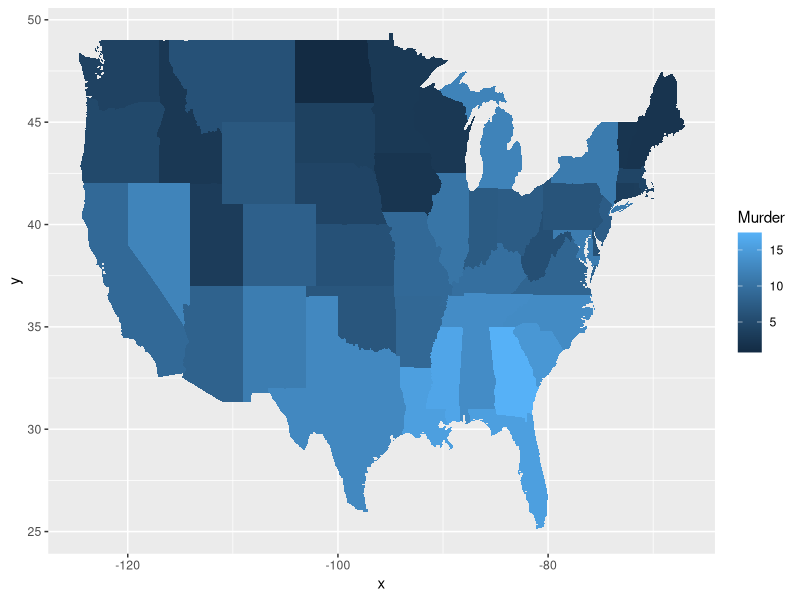
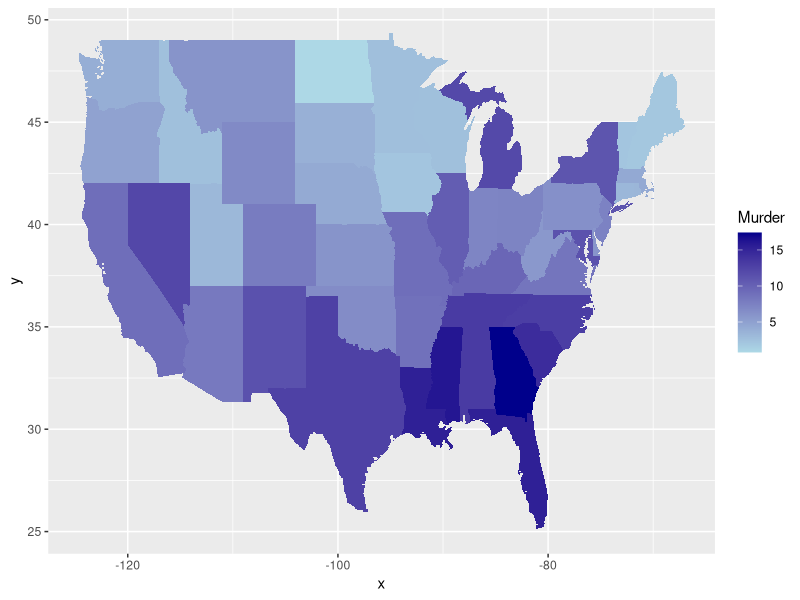
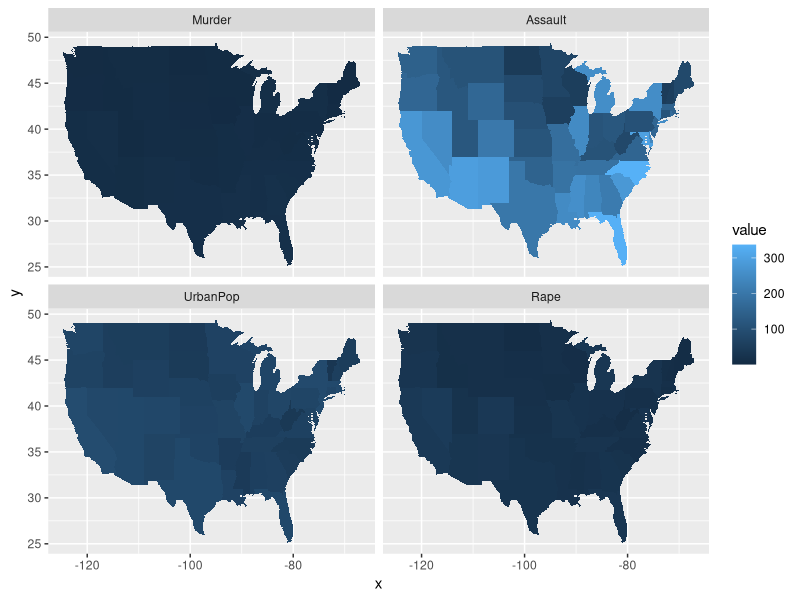
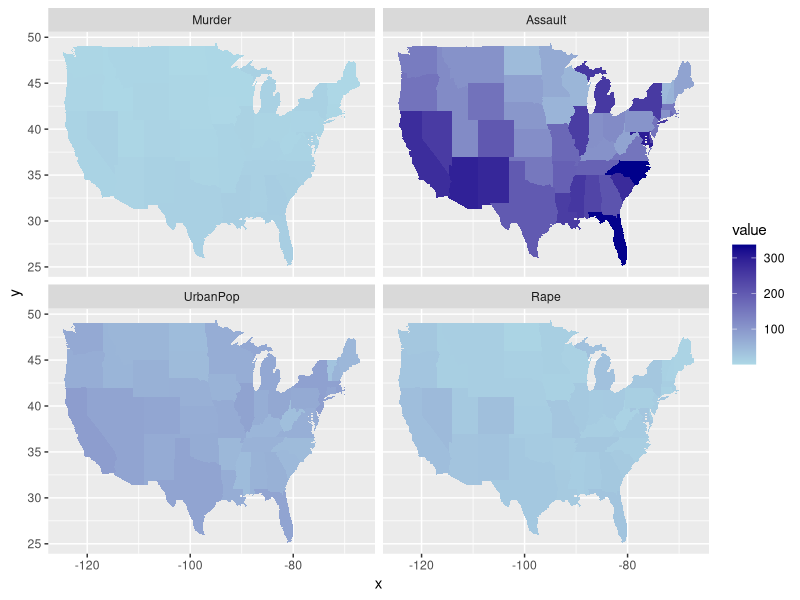

The R script that drew these images, in order: (Note: this script raises an error after producing the figures.)
library(reshape2)
library(maps)
library(sqldf)
library(ggplot2)

crimes <- data.frame(state = tolower(rownames(USArrests)), USArrests)
head(crimes)
crimesm <- melt(crimes, id = 1)

states_map <- map_data("state")


ggplot(crimes, aes(map_id = state)) +  geom_map(aes(fill = Murder), map = states_map) +
  expand_limits(x = states_map$long, y = states_map$lat)


ggplot(crimes, aes(map_id = state)) +  geom_map(aes(fill = Murder), map = states_map) +
  expand_limits(x = states_map$long, y = states_map$lat)+
  scale_fill_gradientn(colors=c('lightblue','darkblue'))


ggplot(crimesm, aes(map_id = state)) +    geom_map(aes(fill = value), map = states_map) +
  expand_limits(x = states_map$long, y = states_map$lat) +  
  facet_wrap( ~ variable)

ggplot(crimesm, aes(map_id = state)) +    geom_map(aes(fill = value), map = states_map) +
  expand_limits(x = states_map$long, y = states_map$lat) +  
  scale_fill_gradientn(colors=c('lightblue','darkblue'))+
  facet_wrap( ~ variable)

############################## Exercise ###################

#########
##set this R file dir as current dir
current_path = rstudioapi::getActiveDocumentContext()$path 
setwd(dirname(current_path ))
olympicdata<-  read.csv( 'OlympicGames.csv'  ,  sep= ','  , header=T  )
df<-olympicdata
head(df)

resultsmedalsgold<-sqldf("select country, count(Medal) as gold from olympicdata where Medal=='gold' group by country ORDER BY -gold")
head(resultsmedalsgold)
world_map <- map_data("world")

gg<-ggplot(world_map, aes(map_id = region)) +
  geom_map(data=world_map, map = world_map)

gg +
  geom_map(data=resultsmedalsgold,aes(fill = gold,map_id = Country), map = world_map) +
  expand_limits(x = world_map$long, y = world_map$lat)

###we can use other projections using coord_map but we will need to install mapproj

g<-gg +
  geom_map(data=resultsmedalsgold,aes(fill = gold,map_id = Country), map = world_map) +
  expand_limits(x = c(-180,180), y = c(-80,80)) +
  coord_map("mercator")
g

g1 <- g + coord_map("gall",lat=45)
g1

g2 <- g + coord_map("gilbert")
g2



#########Questions


####1)	What country has won most Silver medals since 2000?
### Convert United States to USA to be in conformity of world map naming convention
olympicdata[olympicdata$Country == "United States", ]$Country = "USA"

countryMostSilverMedals<-sqldf("SELECT country, count(Medal) AS silver 
                                FROM olympicdata 
                                WHERE Medal=='silver' AND Year >= 2000 
                                GROUP BY country 
                                ORDER BY -silver") # first item on this dataset will be the one with most silver medals

# create extra column to find country with most silver medals
countryMostSilverMedals["HasMostSilverMedals"] = "No"
countryMostSilverMedals[1,"HasMostSilverMedals"] = "Yes"
countryMostSilverMedals[, "HasMostSilverMedals"] = as.factor(countryMostSilverMedals[, "HasMostSilverMedals"])
head(countryMostSilverMedals)
world_map <- map_data("world")

gg<-ggplot(world_map, aes(map_id = region)) +
  geom_map(data=world_map, map = world_map)

gg +
  geom_map(data=countryMostSilverMedals,
           aes(fill = silver,
               map_id = Country, 
               color = HasMostSilverMedals), 
           map = world_map) +
  expand_limits(x = world_map$long, 
                y = world_map$lat) + 
  scale_color_manual(values = c('Yes' = 'red', 'No' = NA)) +
  ggtitle("Total olympic silver medals per country")  

ggsave("1_Total olympic silver medals per country.pdf")

####2)	How is the gender balance amongst the United States gold medalist?
usaGoldMedalByGender<-sqldf("SELECT Gender, 
                                    count(Medal) as medals
                               FROM olympicdata 
                               WHERE Medal=='gold' 
                               AND (Gender == 'Men' OR Gender == 'Women') 
                               group by gender ORDER BY -medals")

usaGoldMedalByGender
ggplot(usaGoldMedalByGender, aes(x=Gender, y=medals, fill=Gender)) +
  geom_bar(stat="identity")+theme_minimal() + 
  scale_fill_manual(values = c('Men' = 'blue', 'Women' = 'red')) +
  ggtitle("Total olympic gold medals per gender in USA")  

ggsave("2_Total olympic gold medals per gender in USA.pdf")

####3)	What are the best sports for Sweden, USA, Austria and Switzerland?
#here I'll use total gold medals as criteria and 2 top sports
getCountry2TopSport <- function(countryName) {
  query = sprintf("SELECT Sport, 
                        Country,
                        count(Medal) as medals
                 FROM olympicdata 
                 WHERE Medal=='gold'
                 AND   Country = '%s'
                 GROUP BY Sport, Country ORDER BY -medals
                 LIMIT 2", countryName)
  return (sqldf(query))
  
}

swedenTopSports<-getCountry2TopSport('Sweden')

usaTopSports<-getCountry2TopSport('USA')

AustriaTopSports<-getCountry2TopSport('Austria')

SwitzerlandTopSports<-getCountry2TopSport('Switzerland')


#get a list of unique top sports to have an idea of what visualisation would work best
allTopSports = rbind(swedenTopSports, usaTopSports,AustriaTopSports, SwitzerlandTopSports)
uniqueListOfTopSports = sqldf("SELECT DISTINCT(Sport) 
                               FROM allTopSports")
uniqueListOfTopSports #5 top sports in total but all disjointed, I can't come up with a good map idea..


ggplot(swedenTopSports, aes(x=reorder(Sport, -medals), y=medals, fill=Sport)) +
  geom_bar(stat="identity")+theme_minimal() + 
  scale_fill_manual(values = c('Cross-Country Skiing' = 'blue', 'Speedskating' = 'red')) +
  ggtitle("Total of gold medals on Top Sports in Sweden")  

ggsave("3_1_Total of gold medals on Top Sports in Sweden.pdf")

ggplot(usaTopSports, aes(x=reorder(Sport, -medals), y=medals, fill=Sport)) +
  geom_bar(stat="identity")+theme_minimal() + 
  scale_fill_manual(values = c('Speedskating' = 'blue', 'Alpine Skiing' = 'red')) +
  ggtitle("Total of gold medals on Top Sports in USA")  

ggsave("3_2_Total of gold medals on Top Sports in USA.pdf")

ggplot(AustriaTopSports, aes(x=reorder(Sport, -medals), y=medals, fill=Sport)) +
  geom_bar(stat="identity")+theme_minimal() + 
  scale_fill_manual(values = c('Alpine Skiing' = 'blue', 'Figure Skating' = 'red')) +
  ggtitle("Total of gold medals on Top Sports in Austria")  

ggsave("3_3_Total of gold medals on Top Sports in Austria.pdf")

ggplot(SwitzerlandTopSports, aes(x=reorder(Sport, -medals), y=medals, fill=Sport)) +
  geom_bar(stat="identity")+theme_minimal() + 
  scale_fill_manual(values = c('Alpine Skiing' = 'blue', 'Bobsled' = 'red')) +
  ggtitle("Total of gold medals on Top Sports in Switzerland")  

ggsave("3_4_Total of gold medals on Top Sports in Switzerland.pdf")
